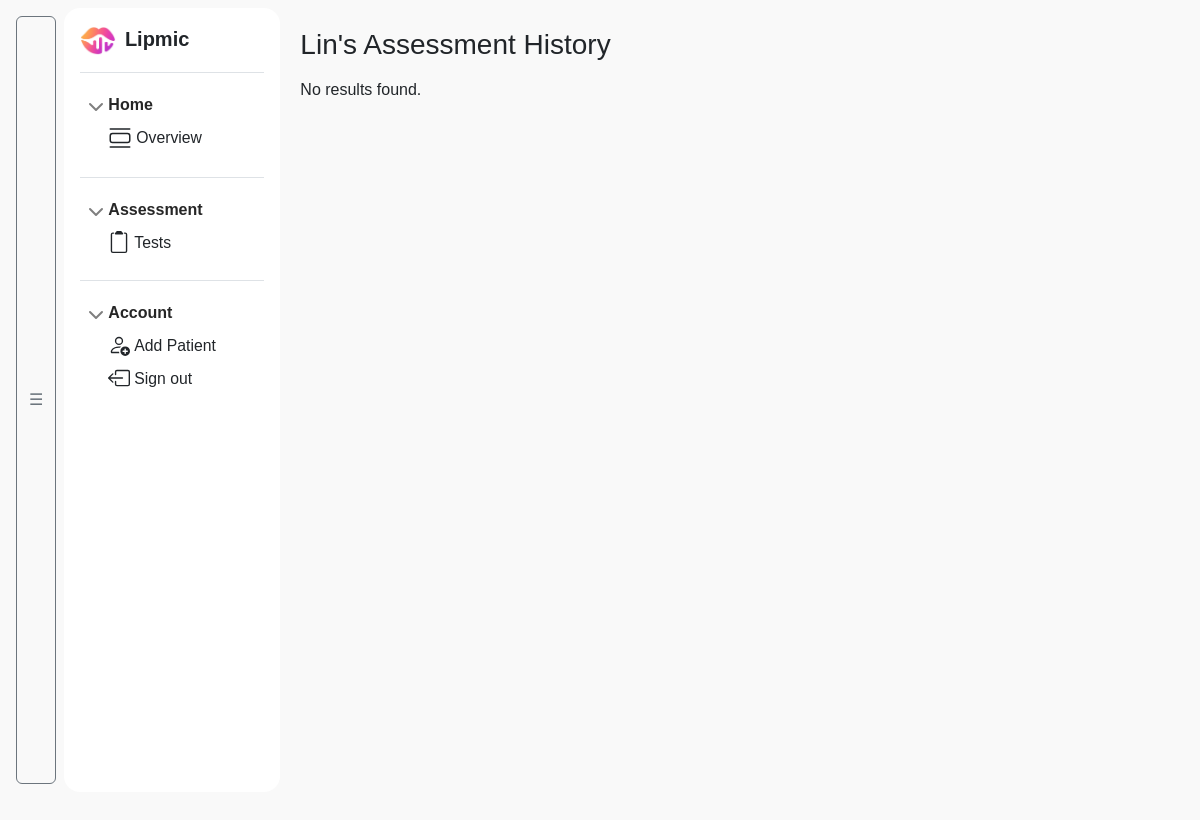
/console/patient/9 (signed in), run on an earlier commit of the app's database.
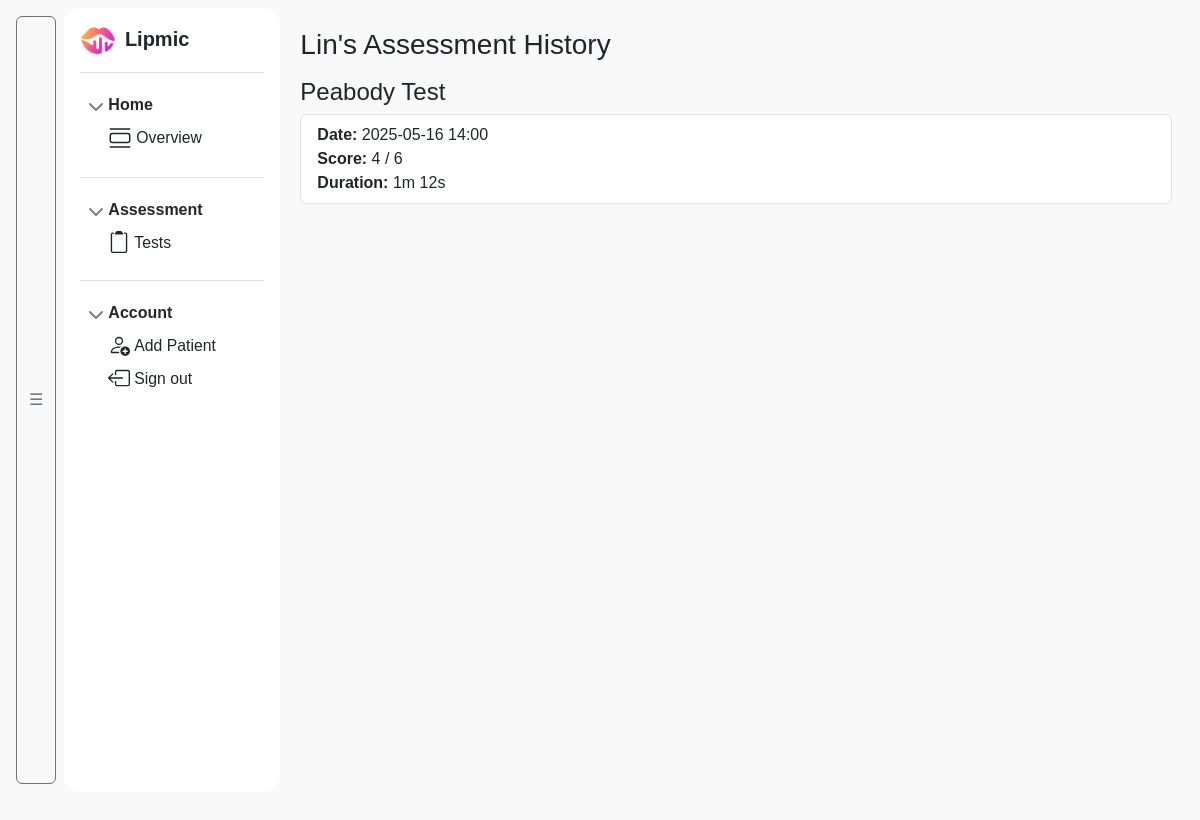
And on a later commit of the database.
### board/models.py (models this page shows, shortened)
class Patient(db.Model):
    __tablename__ = 'patient'
    id = db.Column(db.Integer, primary_key=True)
    name = db.Column(db.String(100), nullable=False)
    slp_id = db.Column(db.Integer, db.ForeignKey('slp.id'), nullable=False)
    sessions = db.relationship('AssessmentResult', backref='patient', lazy=True)

class AssessmentResult(db.Model):
    __tablename__ = 'assessment_results'
    id = db.Column(db.Integer, primary_key=True)
    assessment_type = db.Column(db.String(50), nullable=False)  # e.g., 'peabody', 'naming'
    patient_id = db.Column(db.Integer, db.ForeignKey('patient.id'), nullable=False)
    date_taken = db.Column(db.DateTime, default=datetime.utcnow)
    answers = db.Column(db.JSON, nullable=False)  # { "prompt": ..., "predicted": ..., "correct": ... }
    score = db.Column(db.Integer, nullable=False)
    duration = db.Column(db.Integer, nullable=True)

### board/pages.py (the view)
@bp.route('/console/patient/<int:patient_id>')
@login_required
def patient_dashboard(patient_id):
    patient = Patient.query.get_or_404(patient_id)
    if patient.slp_id != current_user.id:
        abort(403)
    results = AssessmentResult.query.filter_by(patient_id=patient.id).order_by(AssessmentResult.date_taken.desc()).all()
    return render_template("pages/lipmic-console/patient_dashboard.html", patient=patient, results=results)

### board/__init__.py (called while the page is built)
def create_app():
    app = Flask(__name__)
    app.secret_key = os.getenv('FLASK_SECRET_KEY')
    app.config['SQLALCHEMY_DATABASE_URI'] = 'sqlite:///' + os.path.join(app.instance_path, 'app.db')
    app.config['SQLALCHEMY_TRACK_MODIFICATIONS'] = False
    db.init_app(app)
    login_manager.init_app(app)
    from board.pages import bp
    app.register_blueprint(bp)
    @login_manager.user_loader
    def load_user(user_id):
        return SLP.query.get(int(user_id))
    login_manager.login_view = 'pages.login'  # redirect if not logged in
    return app

### board/templates/pages/lipmic-console/patient_dashboard.html (shortened to what this page needs)
{% extends 'base-console.html' %}
{% block content %}
<h3 class="mb-3">{{ patient.name }}'s Assessment History</h3>
  {% for result in results %}
    <h4>{{ result.assessment_type | capitalize }} Test</h4>
    <ul class="list-group mb-4">
      <li class="list-group-item">
        <strong>Date:</strong> {{ result.date_taken.strftime('%Y-%m-%d %H:%M') }}<br>
        <strong>Score:</strong> {{ result.score }} / {{ result.answers | length }}<br>
        <strong>Duration:</strong>
          {% if result.duration %}
            {{ (result.duration // 60) }}m {{ (result.duration % 60) }}s
          {% else %}
            N/A
          {% endif %}
      </li>
    </ul>
  {% else %}
    <p>No results found.</p>
  {% endfor %}
{% endblock %}

### board/templates/base-console.html (shortened to what this page needs)
<!DOCTYPE html>
<html lang="en">
<head>
    <link rel="stylesheet" href="https://stackpath.bootstrapcdn.com/bootstrap/4.5.2/css/bootstrap.min.css">
    <link href="https://cdn.jsdelivr.net/npm/bootstrap@5.3.3/dist/css/bootstrap.min.css" rel="stylesheet">
    <link rel="stylesheet" href="{{ url_for('static', filename='css/body-console.css') }}">
    <link rel="stylesheet" href="{{ url_for('static', filename='css/about.css') }}">
    <link rel="stylesheet" href="{{ url_for('static', filename='css/assess.css') }}">
</head>
<body>
    <section>
        <div class="p-2 d-flex bd-highlight wrapper flex-row vh-100">
  <header>
  <div class="d-flex h-100">
    <button id="toggleSidebar" class="btn btn-outline-secondary d-none d-md-inline-block m-2">
      ☰
    </button>
    <div id="sidebar-console" class="sidebar-content bg-white d-none d-md-block p-3">
      <div class="d-flex align-items-center pb-3 mb-3 border-bottom">
        <a href="/" class="link-dark list-group-item list-group-item-action">
        <img class="me-1" src="{{ url_for('static', filename='img/logo-3.png') }}" alt="Lipmic Logo" height="30"></img>
        <span class="fs-5 fw-semibold">Lipmic</span>
        </a>
      </div>
      <ul class="list-unstyled ps-0">
        <li id="console-home" class="mb-1">
          <button class="btn btn-toggle align-items-center rounded collapsed" data-bs-toggle="collapse" data-bs-target="#home-collapse" aria-expanded="true">
            Home
          </button>
          <div class="collapse show" id="home-collapse">
            <ul class="btn-toggle-nav list-unstyled fw-normal pb-1 small">
              <li><a href="{{ url_for('pages.console_page') }}" class="link-dark rounded"><svg class="bi me-1" width="24" height="24"><use xlink:href="#overview"/></svg>Overview</a></li>
            </ul>
          </div>
        </li>
        <li class="border-top my-3"></li>
        <li class="mb-1">
          <button class="btn btn-toggle align-items-center rounded collapsed" data-bs-toggle="collapse" data-bs-target="#dashboard-collapse" aria-expanded="true">
            Assessment
          </button>
          <div class="collapse show" id="dashboard-collapse">
            <ul class="btn-toggle-nav list-unstyled fw-normal pb-1 small">
              <li><a href="{{ url_for('pages.assessments_page') }}" class="link-dark rounded"><svg class="bi me-1" width="22" height="22"><use xlink:href="#assessment_logo"/></svg>Tests</a></li>
            </ul>
          </div>
        </li>
        <li class="border-top my-3"></li>
        <li class="mb-1">
          <button class="btn btn-toggle align-items-center rounded collapsed" data-bs-toggle="collapse" data-bs-target="#account-collapse" aria-expanded="true">
            Account
          </button>
          <div class="collapse show" id="account-collapse">
            <ul class="btn-toggle-nav list-unstyled fw-normal pb-1 small">
              <li><a href="{{ url_for('pages.add_patient') }}" class="link-dark rounded"><svg class="bi me-1" width="22" height="22"><use xlink:href="#add_patient"/></svg>Add Patient</a></li>
              <li><a href="{{ url_for('pages.logout') }}" class="link-dark rounded"><svg class="bi me-1" width="22" height="22"><use xlink:href="#sign_out"/></svg>Sign out</a></li>
            </ul>
          </div>
        </li>
      </ul>
    </div>
        </header>
        <div class="content flex-grow-1">
        <main>
            {% block content %}{% endblock content %}
        </main>
        </div>
        </div>
    </section>
    <footer class="footer d-flex justify-content-center align-items-center">
    </footer>
</body>
</html>

### board/static/css/body-console.css (style rules this page uses)
html, body { margin: 0; padding: 0; scroll-behavior: smooth; scroll-padding-top: 64px; overflow: hidden; height: -webkit-fill-available; }
body { font-family: 'Segoe UI', sans-serif; background-color: #f9f9f9; min-height: 100vh; min-height: -webkit-fill-available; }
.content { padding: 20px; overflow-y: auto; position: relative; }
.sidebar-content { width: 216px; font-size: 18px; }
.bi { vertical-align: -.125em; pointer-events: none; fill: currentColor; }
.btn-toggle { display: inline-flex; align-items: center; padding: .25rem .5rem; font-weight: 600; color: rgba(0, 0, 0, .65); background-color: transparent; border: 0; }
.btn-toggle::before { width: 1.25em; line-height: 0; transition: transform .35s ease; transform-origin: .5em 50%; }
.btn-toggle[aria-expanded="true"] { color: rgba(0, 0, 0, .85); }
.btn-toggle[aria-expanded="true"]::before { transform: rotate(90deg); }
.btn-toggle-nav a { display: inline-flex; padding: .1875rem .5rem; margin-top: .125rem; margin-left: 1.25rem; text-decoration: none; }
.fw-semibold { font-weight: 600; }
#sidebar-console:not(.collapsed) { width: 216px; transition: all 0.20s ease; border-radius: 1rem; }

### board/static/css/about.css (style rules this page uses)
body { font-family: 'Arial', sans-serif; }
.footer { display: flex; justify-content: center; align-items: center; text-align: center; height: 80px; width: 100%; }

What changed in the data, as far as the page shows it:
added AssessmentResult: assessment_type "Peabody", date_taken "2025-05-16 14:00", score "4", answers|length "6", duration "1", (result.duration%60) "12"
Also different on the page:
text no longer shown: "No results found."
